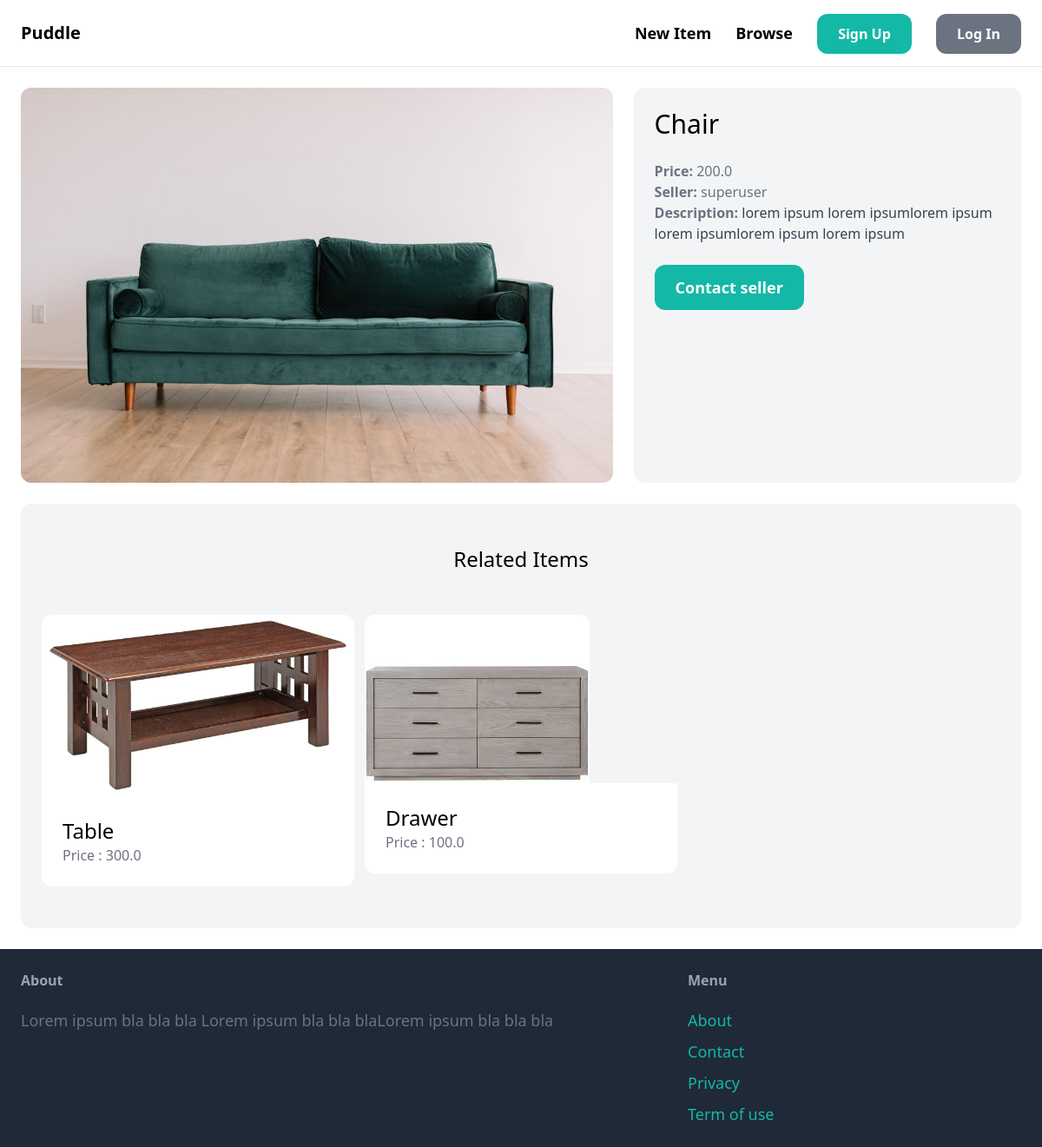
Screenshot of /items/2/ with the database file from the repository.
### item/models.py (models this page shows, shortened)
class Item(models.Model):
    category = models.ForeignKey(Category, related_name = 'items', on_delete=models.CASCADE)
    name = models.CharField(max_length=255)
    description = models.TextField(blank=True, null=True)
    price = models.FloatField()
    image = models.ImageField(upload_to='item_images', blank=True, null=True)
    is_sold = models.BooleanField(default=False)
    created_by = models.ForeignKey(User, related_name='items', on_delete = models.CASCADE)
    created_at = models.DateTimeField(auto_now_add=True)

### item/views.py (the view)
# urls.py: path('<int:pk>/', views.detail, name='detail'),
def detail(request, pk):
    item = get_object_or_404(Item, pk=pk)
    related_items= Item.objects.filter(category=item.category, is_sold=False).exclude(pk=pk)[:3]
    return render(request, 'item/detail.html',{
        'item': item,
        'related_items' : related_items
    })

### item/templates/item/detail.html (shortened to what this page needs)
{% extends 'core/base.html' %}
{% block content %}
<div class="grid grid-cols-5 gap-6">
    <div class="col-span-3">
        <img src="{{ item.image.url }}" class="rounded-xl">
    </div>
    <div class="col-span-2 p-6 bg-gray-100 rounded-xl">
        <h1 class="mb-6 text-3xl"> {{ item.name }}</h1>
        <p class="text-gray-500"><strong>Price: </strong>{{ item.price }}</p>
        <p class="text-gray-500"><strong>Seller: </strong>{{ item.created_by.username }}</p>
        {% if item.description %}
        <p class="text-gray-700">
            <strong class="text-gray-500">Description: </strong>
            {{ item.description }}</p>
        {% endif %}
        <a href="#" class="inline-block mt-6 px-6 py-3 text-lg font-semibold bg-teal-500 text-white hover:bg-teal 700 rounded-xl">Contact seller</a>
    </div>
</div>
<div class="mt-6 px-6 py-12 bg-gray-100 rounded-xl">
    <h2 class="mb-12 text-2xl text-center"> Related Items</h2>
    <div class="grid grid-cols-3 gap-3">
        {% for item in related_items %}
            <div>
                <a href=" {% url 'item:detail' item.id %}">
                    <div>
                        <img src="{{ item.image.url }}" alt="item image" class="rounded-t-xl">
                    </div>
                    <div class="p-6 bg-white rounded-b-xl">
                        <h2 class="text-2xl">{{ item.name }}</h2>
                        <p class="text-gray-500">Price : {{ item.price }} </p>
                    </div>
                </a>
            </div>
        {% endfor %}
    </div>
</div>
{% endblock content %}

### rows the page displays
Item: image (picture), name "Chair", price "200.0", created_by.username "superuser", description "lorem ipsum lorem ipsumlorem ipsum lorem ipsumlorem ipsum lorem ipsum"
Item: image (picture), name "Table", price "300.0"
Item: image (picture), name "Drawer", price "100.0"
